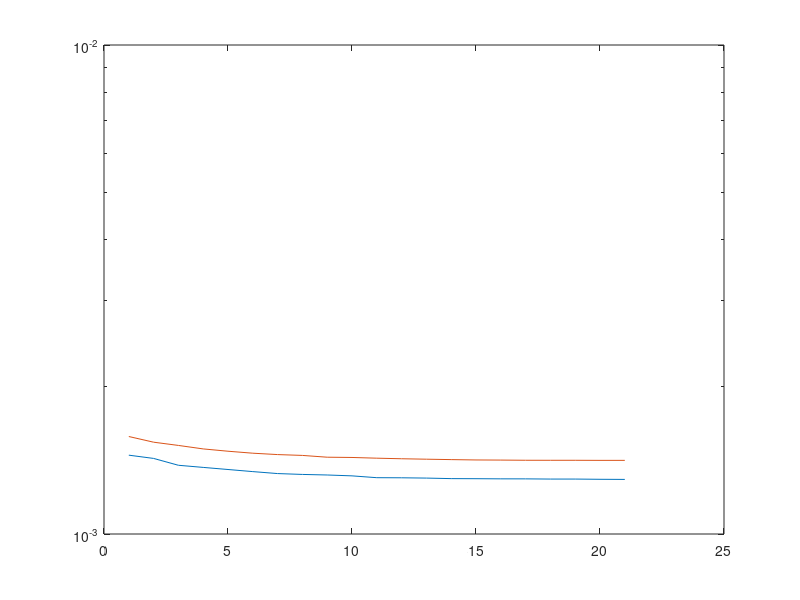

Write MATLAB code to recreate this figure.
clc;
clearvars;
close all;
load("DFT_4.mat")
DFT_SIM = DFT_4; % The response of SIM, which has been optimized by using the gradient descent algorithm
N_x = 4; % Number of antennas in the x-direction
N_y = 4; % Number of antennas in the y-direction
N = N_x * N_y; % Number of antennas
SNR_set = 10 : 1 : 30; % SNR
for n_SNR = 1 : length(SNR_set)
noise_var = 1 / 10 ^ (SNR_set(n_SNR) / 10); % noise variance
    tic
    rng(1);
    for n_MonteCarlo = 1 : 1000
        psi_x = 1.4 * rand - 0.7; % Elesctrical angle \psi_x in the x direction
        psi_y = 1.4 * rand - 0.7; % Elesctrical angle \psi_y in the y direction
        SV_x = exp(1i * pi * (0 : N_x - 1).' * psi_x);
        SV_y = exp(1i * pi * (0 : N_y - 1).' * psi_y);
        SV = kron(SV_y, SV_x); % Calculate the steering vector
        N_snapshot = 4; % Number of snapshots for each discrete bin
        Spectrum = zeros(N_snapshot * N_x, N_snapshot * N_y); % Fine-resolution angle spectrum
        p = zeros(N_snapshot, N_snapshot); % Output gain of the coarse-resolution angle spectrum
        index_p = zeros(N_snapshot, N_snapshot); % Corresponding index
        %% Find the optimal configuration of the input layer
        for ii = 1 : N_snapshot
            for jj = 1 : N_snapshot
                text_x = (ii - 1) / N_snapshot;
                text_y = (jj - 1) / N_snapshot;
                offset_x = exp(-1i / N_x * 2 * pi * (0 : N_x - 1).' * text_x);
                offset_y = exp(-1i / N_y * 2 * pi * (0 : N_y - 1).' * text_y);
                offset = kron(offset_y, offset_x); % Transmission coefficients of the input layer
                output_with_noise = DFT_SIM * diag(offset) * SV + ...
                    sqrt(noise_var / 2) * (randn(N, 1) + 1i * randn(N, 1)); % DFT in the wave domain
                [p(ii, jj),index_p(ii,jj)] = max(abs(output_with_noise));
                spectrum_coarse = reshape(output_with_noise, N_x, N_y); % Coarse-resolution spectrum in the ii-th slot of the jj-th block
                Spectrum(ii : N_snapshot : N_snapshot * N_x, jj : N_snapshot : N_snapshot * N_y) = spectrum_coarse;
            end
        end
        Spectrum = Spectrum.';
        p_peak = max(max(p)); % The peak of the angle spectrum
        [row, column] = find(p == p_peak); % The index corresponding to the peak
        index = index_p(row, column);
        y_index = ceil(index / N_x);
        x_index = mod(index - 1, N_x) + 1;
        psi_x_est = mod(((x_index - 1) / N_x + (row - 1) / N_snapshot /N_x) * 2 + 1, 2) - 1; % Estimated elesctrical angle \psi_x in the x direction
        psi_y_est = mod(((y_index - 1) / N_y + (column - 1) / N_snapshot / N_y) * 2 + 1, 2) - 1; % Estimated elesctrical angle \psi_y in the y direction
        mse_x_cache(n_MonteCarlo) = real((psi_x - psi_x_est) ^ 2);
        mse_y_cache(n_MonteCarlo) = real((psi_y - psi_y_est) ^ 2);
    end
    mse_x(n_SNR) = mean(mse_x_cache);
    mse_y(n_SNR) = mean(mse_y_cache);
    toc
end
figure;
semilogy(mse_x)
hold on
semilogy(mse_y)
mse_x_4_SIM = mse_x;
mse_y_4_SIM = mse_y;
save mse_x_4_SIM mse_x_4_SIM
save mse_y_4_SIM mse_y_4_SIM